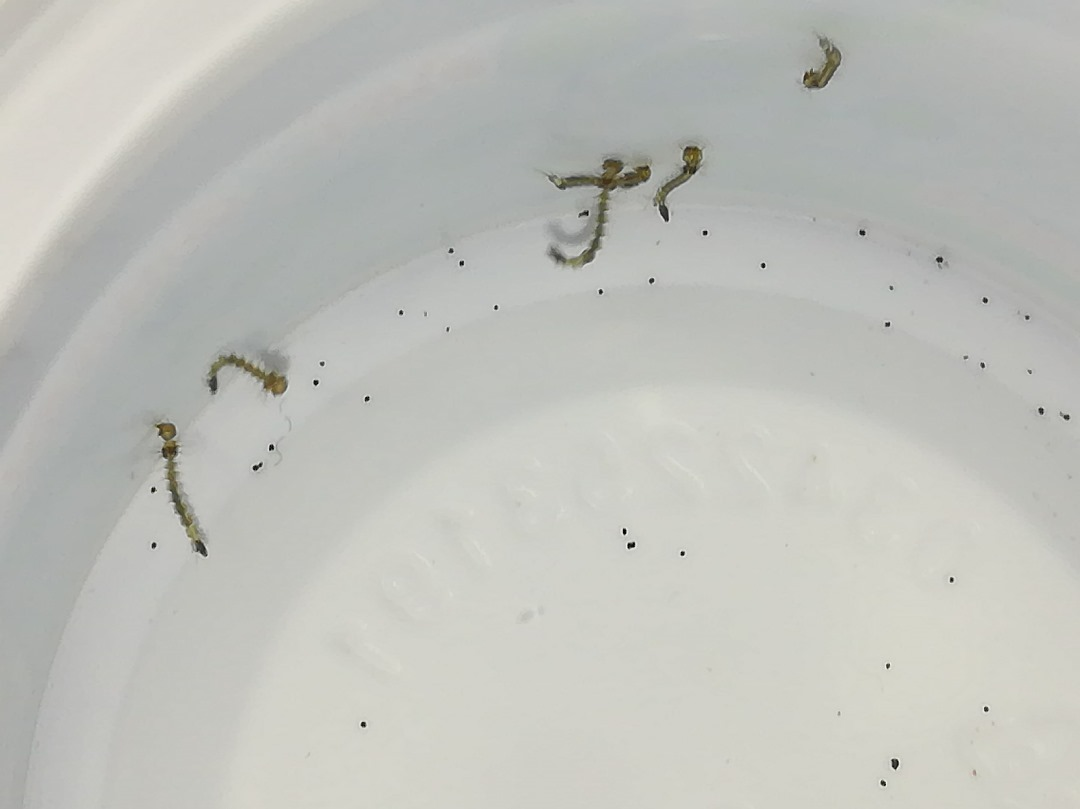
#> input picture samples/6.jpg, 1080 x 809 px, found by its file name
$ python 'testcount__ (1).py'
#> lines starting #> are read from the running program, lines starting #| are printed output that depends on the picture; after the words box and inside, x2 and y2 are one past the last pixel; in counts of white or black regions, pixels touching at a corner belong together
import cv2
import numpy
import sys
import os
import csv

# src_folder = input()
i=0
totalerror=0
print("kira2 berapa larva nyamuk")


totalseeds = 0
oldlinecount = 0


I = cv2.imread('6.jpg')
#> I is the input picture: shape (809, 1080, 3); mean B, G, R 186.6, 192, 190.8

I = cv2.resize(I, (500, 500))
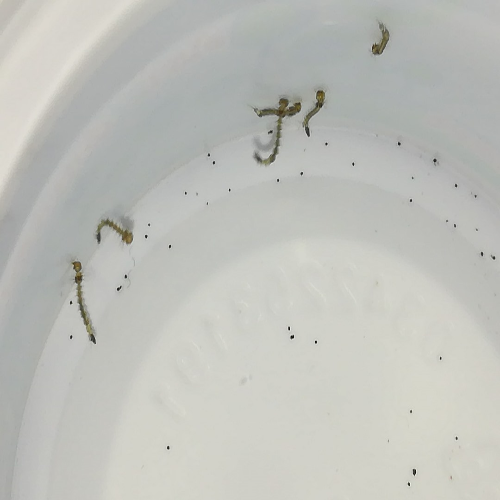
#> I: shape (500, 500, 3); mean B, G, R 186.6, 191.9, 190.7
cv2.imshow("Input Image",I)
h,w = I.shape[:2]
#> h = 500; w = 500
diff = (3,3,3)
mask = numpy.zeros((h+2,w+2),numpy.uint8)

cv2.floodFill(I,mask,(0,0), (255,255,255),diff,diff)
#> I: shape (500, 500, 3); under 0.01% of pixels changed, all inside (x1, y1, x2, y2) = (0, 0, 2, 4)

T,I = cv2.threshold(I,180,255,cv2.THRESH_BINARY)
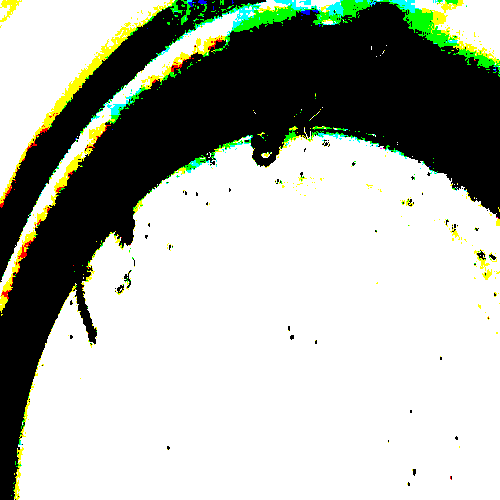
#> I: shape (500, 500, 3); mean B, G, R 169.7, 179.5, 174.1
# cv2.imshow('threshold',I)

I = cv2.medianBlur(I, 5)
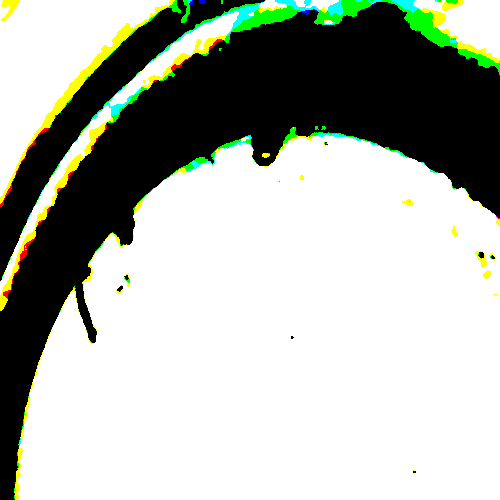
#> I: shape (500, 500, 3); mean B, G, R 170.1, 179.5, 174.3
# cv2.imshow('blur1',I)

I = cv2.medianBlur(I, 5)
# cv2.imshow('blur2',I)

I = cv2.medianBlur(I, 5)
# cv2.imshow('blur3',I)

I = cv2.medianBlur(I, 5)
# cv2.imshow('blur4',I)

I = cv2.medianBlur(I, 5)
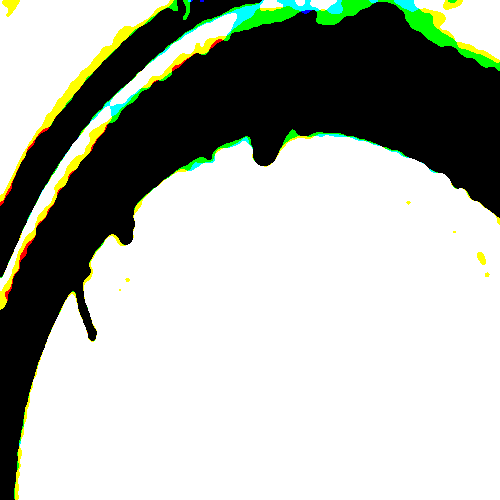
#> I: shape (500, 500, 3); mean B, G, R 170.3, 179.5, 174.2
# cv2.imshow('blur4',I)

I = cv2.medianBlur(I, 5)
# cv2.imshow('blur4',I)

I = cv2.medianBlur(I, 5)
# cv2.imshow('blur4',I)

I = cv2.medianBlur(I, 5)
# cv2.imshow('blur4',I)

I = cv2.medianBlur(I, 5)
# cv2.imshow('blur4',I)

I = cv2.medianBlur(I, 5)
# cv2.imshow('blur4',I)

I = cv2.medianBlur(I, 5)
# cv2.imshow('blur4',I)

I = cv2.medianBlur(I, 5)
# cv2.imshow('blur4',I)

I = cv2.medianBlur(I, 5)
# cv2.imshow('blur4',I)

I = cv2.medianBlur(I, 5)
# cv2.imshow('blur4',I)

I = cv2.medianBlur(I, 5)
# cv2.imshow('blur4',I)


I = cv2.medianBlur(I, 7)
# cv2.imshow('blur4',I)

I = cv2.medianBlur(I, 7)
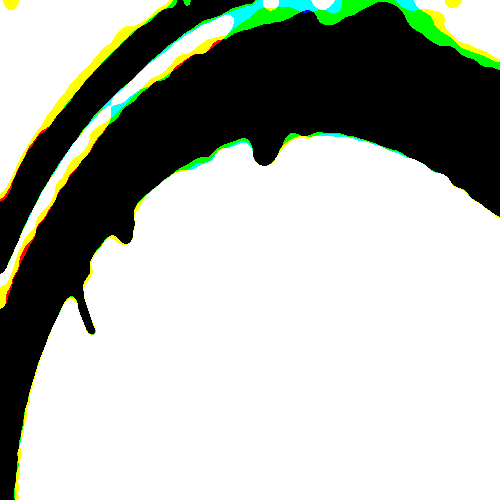
#> I: shape (500, 500, 3); mean B, G, R 170.4, 179.4, 174.1
# cv2.imshow('blur4',I)

I = cv2.medianBlur(I, 7)
# cv2.imshow('blur4',I)

I = cv2.medianBlur(I, 7)
# cv2.imshow('blur4',I)

I = cv2.medianBlur(I, 7)
# cv2.imshow('blur4',I)

I = cv2.medianBlur(I, 7)
# cv2.imshow('blur4',I)

I = cv2.medianBlur(I, 7)
# cv2.imshow('blur4',I)


for y in range(0, h):
    oldc = 0
    linecount = 0
    start = 0
    for x in range(0, w):
        c = numpy.all(I[y, x] < 128);
        if c == 1 and oldc == 0:
            start = x
        if c == 0 and oldc == 1 and (x - start) > 10:
            linecount += 1
        oldc = c
    if oldlinecount != linecount:
        if linecount < oldlinecount:
            totalseeds += oldlinecount - linecount
        oldlinecount = linecount
#> after the loop, oldlinecount = 1; totalseeds = 7
print('Total Larva:',totalseeds)
#| Total Larva: 7
cv2.imshow('Processed Image',I)
cv2.waitKey(0)
cv2.destroyAllWindows()

$ run again, with samples/2.jpg copied over samples/6.jpg
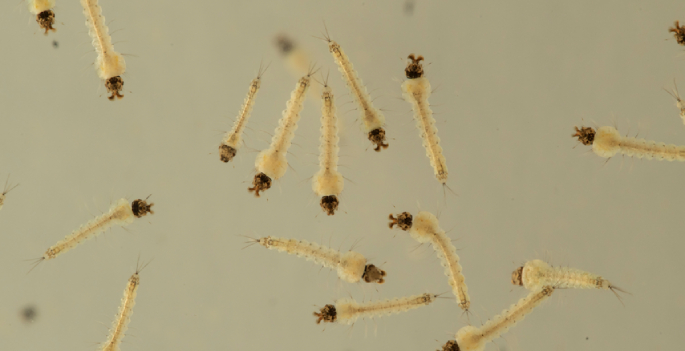
#> input picture samples/2.jpg, 685 x 351 px, found by its file name
#> I is the input picture: shape (351, 685, 3); mean B, G, R 127.9, 162.8, 171.8
#> `I = cv2.resize(I, (500, 500))`:
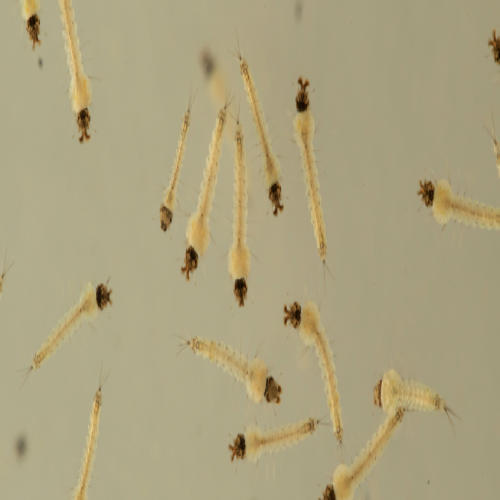
#> I: shape (500, 500, 3); mean B, G, R 127.8, 162.7, 171.7
#> `I = cv2.medianBlur(I, 7)`:
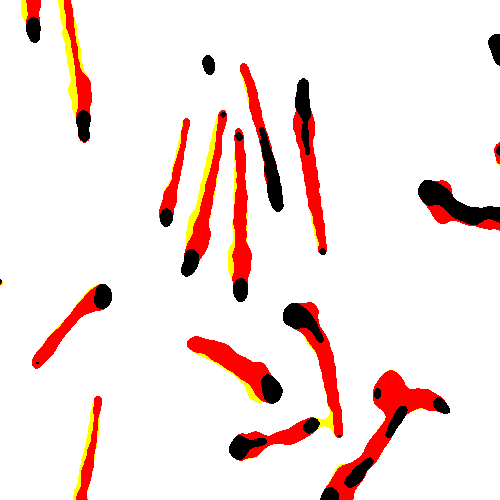
#> I: shape (500, 500, 3); mean B, G, R 224.5, 227.8, 246
#> after the loop `for y in range(0, h):`: oldlinecount = 1; totalseeds = 15
#| Total Larva: 15
